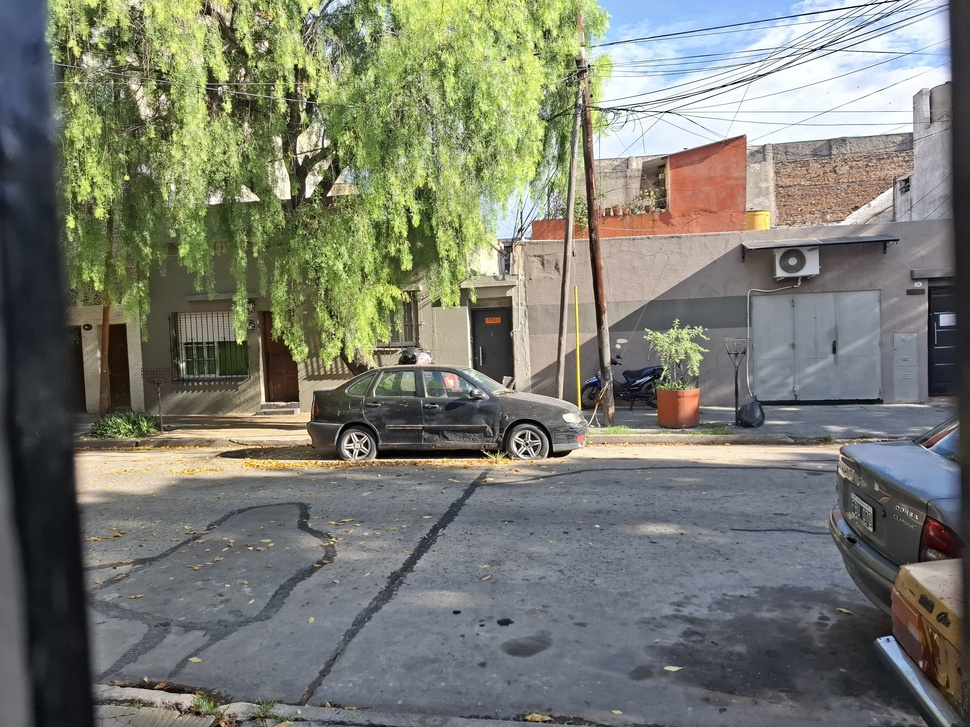
#> input picture 004/003 - LAB/foto original.jpg, 970 x 727 px, shrunk from 4080 x 3060 before the run, found by its file name
$ python recortar_auto_v2.py
#> lines starting #> are read from the running program, lines starting #| are printed output that depends on the picture; after the words box and inside, x2 and y2 are one past the last pixel; in counts of white or black regions, pixels touching at a corner belong together
import cv2
import numpy as np

input_path = r"004\003 - LAB\foto original.jpg"
output_path = r"004\003 - LAB\auto_recortado.jpg"

img = cv2.imread(input_path)
#> img is the input picture: shape (727, 970, 3); mean B, G, R 112.1, 123.5, 121.3
if img is None:
    print("No se pudo cargar la imagen")
    exit()

hsv = cv2.cvtColor(img, cv2.COLOR_BGR2HSV)
#> hsv: shape (727, 970, 3); mean H, S, V 70.6, 55.8, 132.2

lower_red1 = np.array([0, 50, 50])
upper_red1 = np.array([10, 255, 255])
lower_red2 = np.array([170, 50, 50])
upper_red2 = np.array([180, 255, 255])

mask1 = cv2.inRange(hsv, lower_red1, upper_red1)
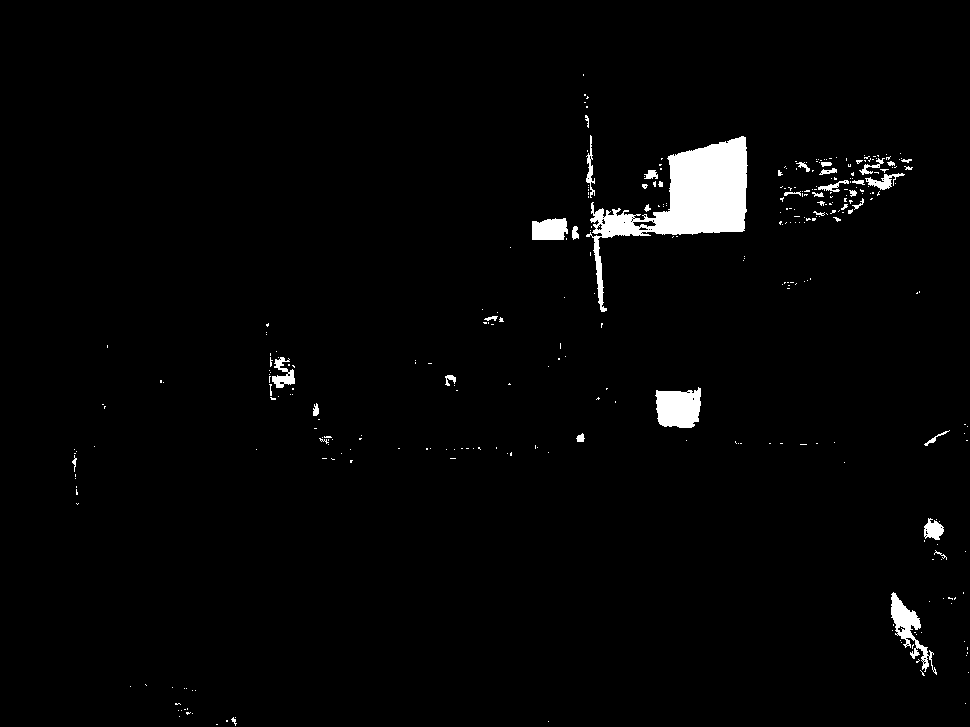
#> mask1: shape (727, 970); 2.2% white; 325 white regions (286 under 20 px), largest, box (x1, y1, x2, y2) and area: (586, 136, 748, 312) 8620, (655, 387, 701, 428) 1515, (891, 592, 937, 675) 1068
mask2 = cv2.inRange(hsv, lower_red2, upper_red2)
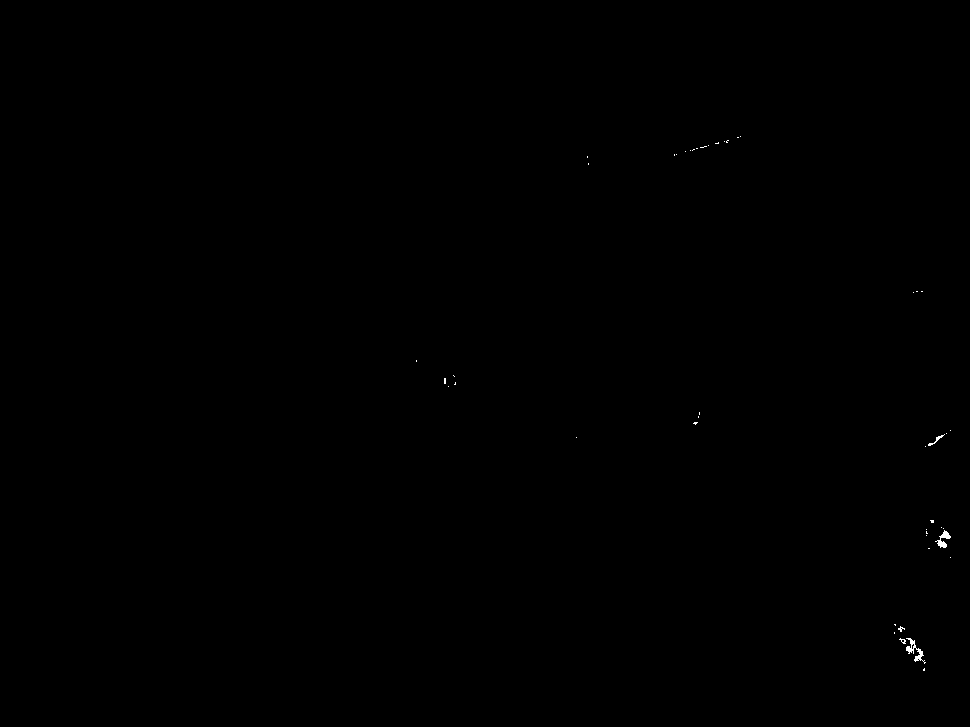
#> mask2: shape (727, 970); 0.07% white in thin lines or dots, all inside (x1, y1, x2, y2) = (416, 136, 951, 671)
red_mask = mask1 | mask2
#> red_mask: shape (727, 970); 2.2% white; 321 white regions (282 under 20 px), largest, box (x1, y1, x2, y2) and area: (586, 136, 748, 312) 8652, (655, 387, 701, 428) 1529, (891, 592, 937, 675) 1288

kernel = np.ones((5,5), np.uint8)
red_mask = cv2.morphologyEx(red_mask, cv2.MORPH_CLOSE, kernel)
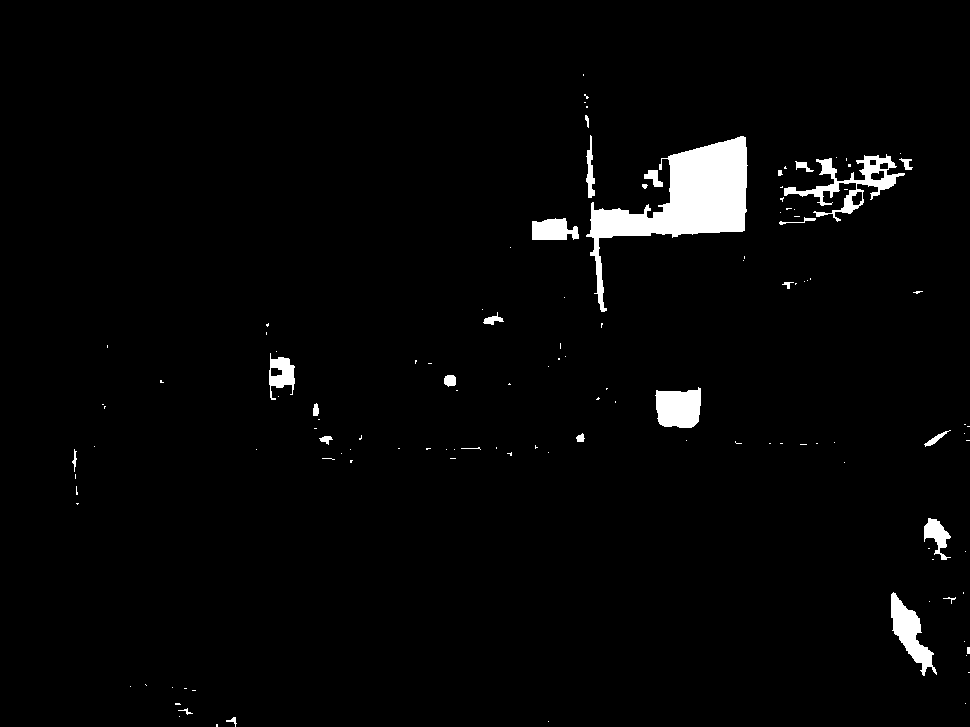
#> red_mask: shape (727, 970); 2.6% white; 125 white regions (97 under 20 px), largest, box (x1, y1, x2, y2) and area: (586, 136, 748, 312) 9255, (784, 154, 905, 222) 2036, (655, 387, 701, 428) 1553
red_mask = cv2.morphologyEx(red_mask, cv2.MORPH_OPEN, kernel)
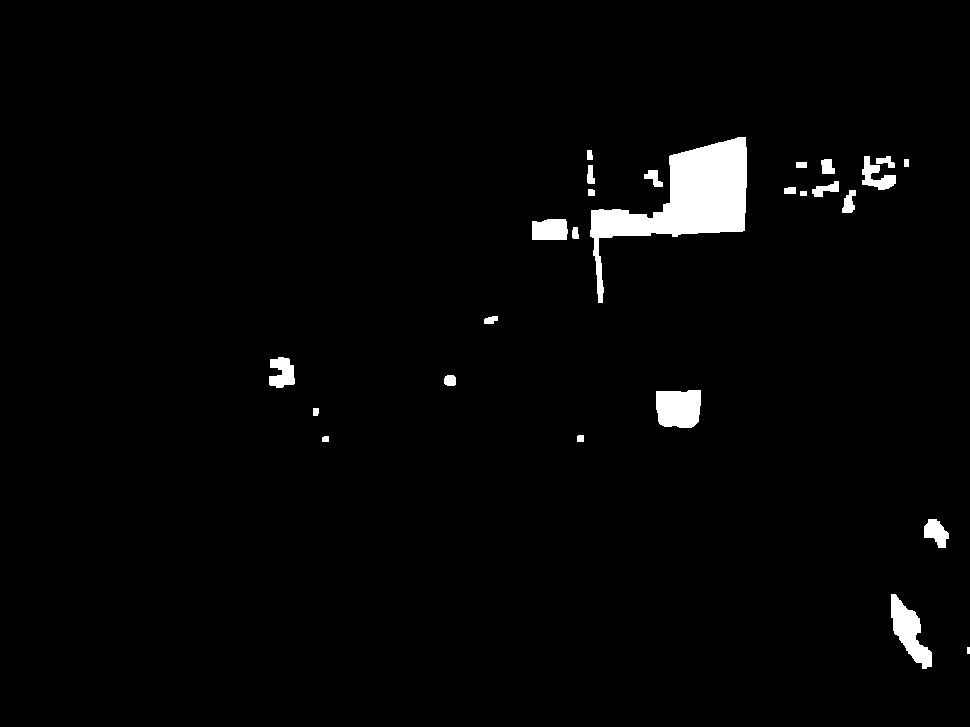
#> red_mask: shape (727, 970); 2.3% white; 26 white regions, largest, box (x1, y1, x2, y2) and area: (590, 137, 747, 303) 9052, (656, 390, 701, 428) 1542, (891, 594, 932, 669) 1425

coords = cv2.findNonZero(red_mask)
#> coords = contour of 16094 points, box (x1, y1, x2, y2) (269, 137, 970, 669), area 69104
if coords is not None:
    x, y, w, h = cv2.boundingRect(coords)
#> x = 269; y = 137; w = 701; h = 532

    margin = 50
    x = max(0, x - margin)
#> x = 219
    y = max(0, y - margin)
#> y = 87
    w = min(img.shape[1] - x, w + 2*margin)
#> w = 751
    h = min(img.shape[0] - y, h + 2*margin)
#> h = 632

    cropped = img[y:y+h, x:x+w]
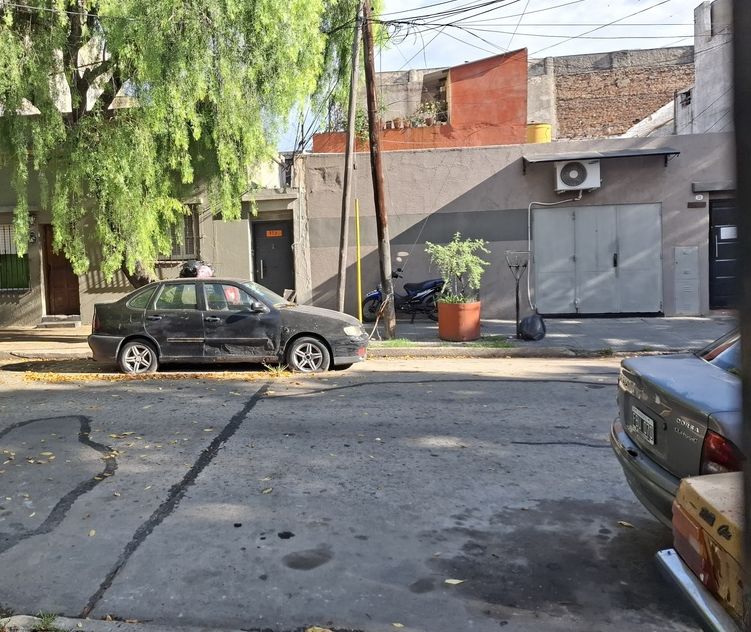
#> cropped: shape (632, 751, 3); mean B, G, R 115.1, 123.8, 123.7
    cv2.imwrite(output_path, cropped)
    print(f"Imagen recortada (color): {output_path}")
    print(f"Coordenadas: x={x}, y={y}, ancho={w}, alto={h}")
#| Coordenadas: x=219, y=87, ancho=751, alto=632
else:
    print("No se detectó color rojo, usando región central...")

    h, w = img.shape[:2]
    crop_h, crop_w = h // 3, w // 2
    start_y, start_x = h - crop_h - 50, (w - crop_w) // 2

    cropped = img[start_y:start_y+crop_h, start_x:start_x+crop_w]
    cv2.imwrite(output_path, cropped)
    print(f"Imagen recortada (alternativo): {output_path}")
    print(f"Coordenadas: x={start_x}, y={start_y}, ancho={crop_w}, alto={crop_h}")

$ run again, with 004/003 - LAB/flowers.jpg copied over 004/003 - LAB/foto original.jpg
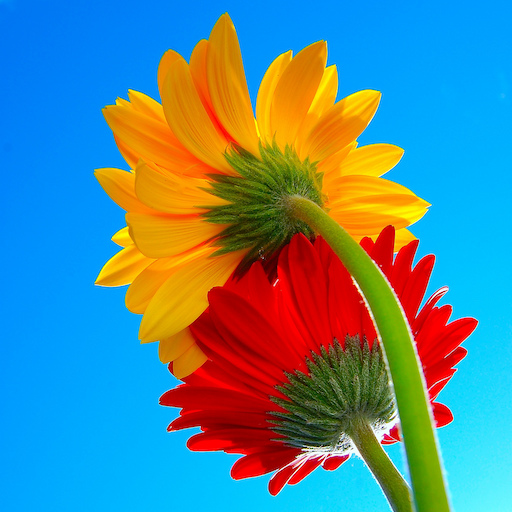
#> input picture 004/003 - LAB/flowers.jpg, 512 x 512 px, found by its file name
#> img is the input picture: shape (512, 512, 3); mean B, G, R 144.6, 134.8, 86.6
#> hsv: shape (512, 512, 3); mean H, S, V 66.2, 242.1, 224.6
#> `mask1 = cv2.inRange(hsv, lower_red1, upper_red1)`:
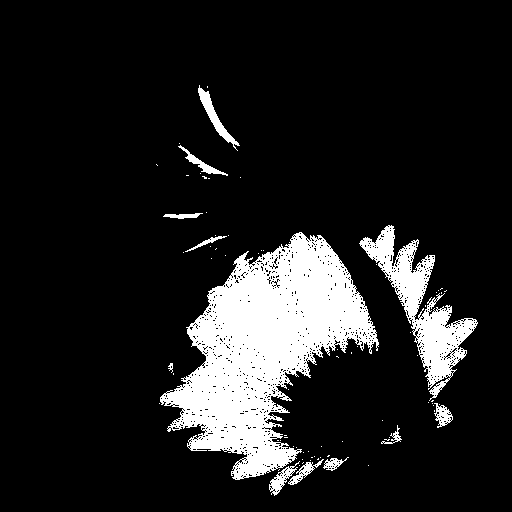
#> mask1: shape (512, 512); 12.8% white; 78 white regions (66 under 20 px), largest, box (x1, y1, x2, y2) and area: (160, 232, 379, 480) 25530, (359, 225, 478, 401) 5667, (198, 85, 240, 151) 545
#> mask2: shape (512, 512); 1.2% white in thin lines or dots, all inside (x1, y1, x2, y2) = (160, 225, 478, 495)
#> coords = contour of 37178 points, box (x1, y1, x2, y2) (160, 89, 477, 495), area 16682
#> `x, y, w, h = cv2.boundingRect(coords)`: x = 160; y = 89; w = 317; h = 406
#> `x = max(0, x - margin)`: x = 110
#> `y = max(0, y - margin)`: y = 39
#> `w = min(img.shape[1] - x, w + 2*margin)`: w = 402
#> `h = min(img.shape[0] - y, h + 2*margin)`: h = 473
#> `cropped = img[y:y+h, x:x+w]`:
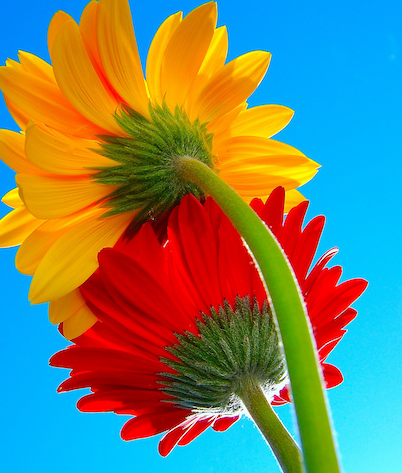
#> cropped: shape (473, 402, 3); mean B, G, R 105.6, 130.2, 117.9
#| Coordenadas: x=110, y=39, ancho=402, alto=473

$ run again, with 004/003 - LAB/foto de camara oculta editada con abertura mas grande.JPG copied over 004/003 - LAB/foto original.jpg
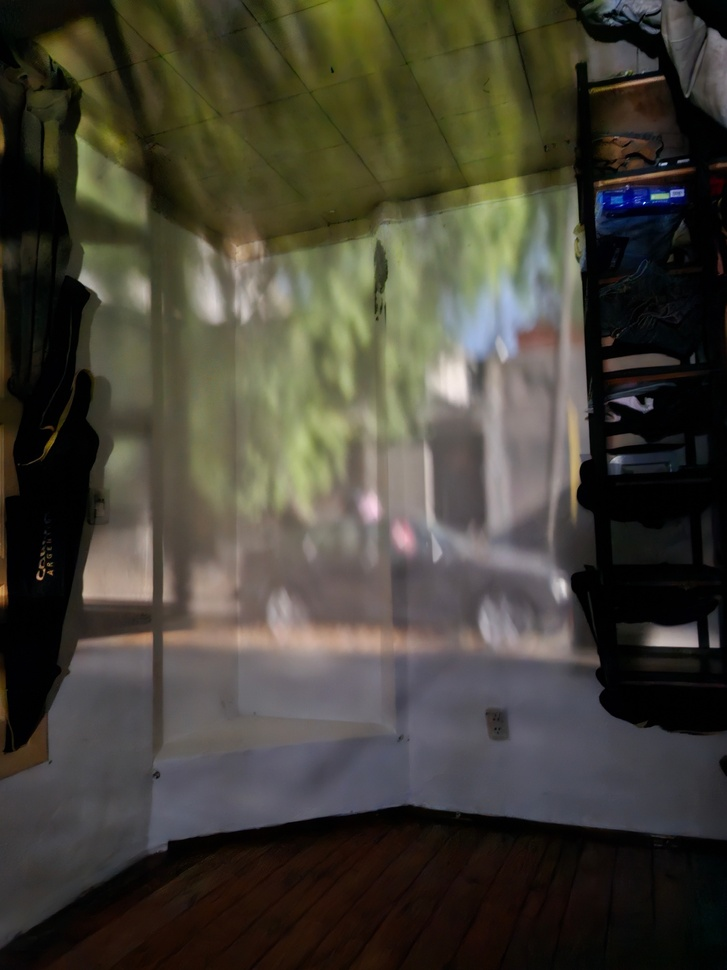
#> input picture 004/003 - LAB/foto de camara oculta editada con abertura mas grande.JPG, 727 x 970 px, shrunk from 3060 x 4080 before the run, found by its file name
#> img is the input picture: shape (970, 727, 3); mean B, G, R 54.9, 65.7, 69
#> hsv: shape (970, 727, 3); mean H, S, V 51.2, 88.2, 71.8
#> `mask1 = cv2.inRange(hsv, lower_red1, upper_red1)`:
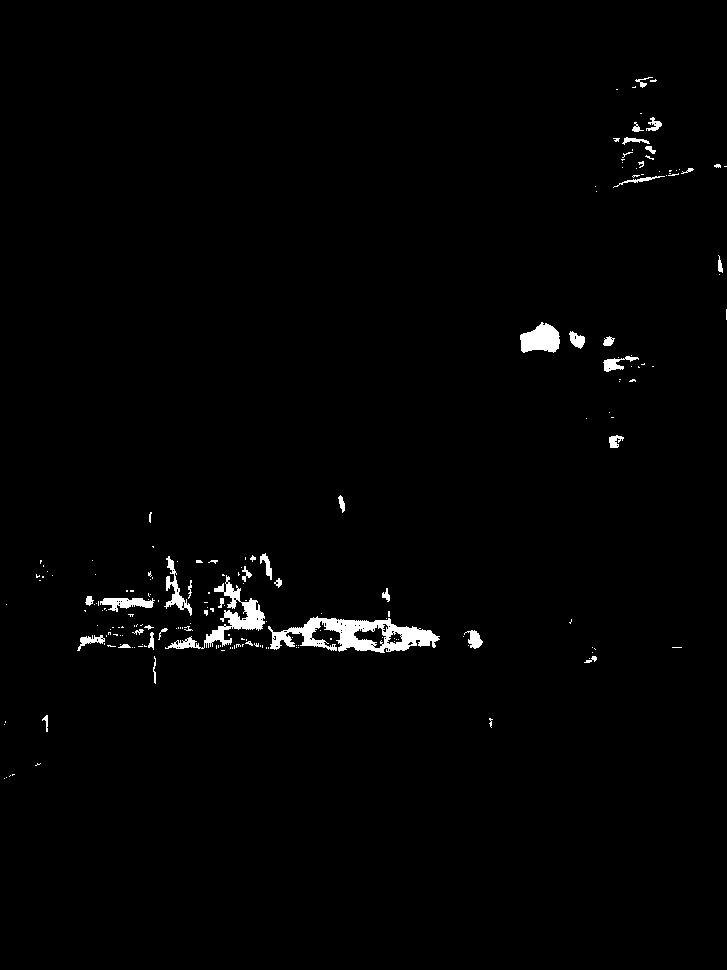
#> mask1: shape (970, 727); 1.3% white; 197 white regions (155 under 20 px), largest, box (x1, y1, x2, y2) and area: (268, 616, 440, 653) 2996, (165, 575, 265, 649) 1568, (520, 322, 560, 353) 875
#> mask2: shape (970, 727); 0.06% white; 16 white regions (13 under 20 px), largest, box (x1, y1, x2, y2) and area: (396, 520, 415, 551) 317, (570, 610, 574, 623) 35, (518, 332, 527, 348) 28
#> coords = contour of 9598 points, box (x1, y1, x2, y2) (80, 77, 679, 653), area 853
#> `x, y, w, h = cv2.boundingRect(coords)`: x = 80; y = 77; w = 599; h = 576
#> `x = max(0, x - margin)`: x = 30
#> `y = max(0, y - margin)`: y = 27
#> `w = min(img.shape[1] - x, w + 2*margin)`: w = 697
#> `h = min(img.shape[0] - y, h + 2*margin)`: h = 676
#> `cropped = img[y:y+h, x:x+w]`:
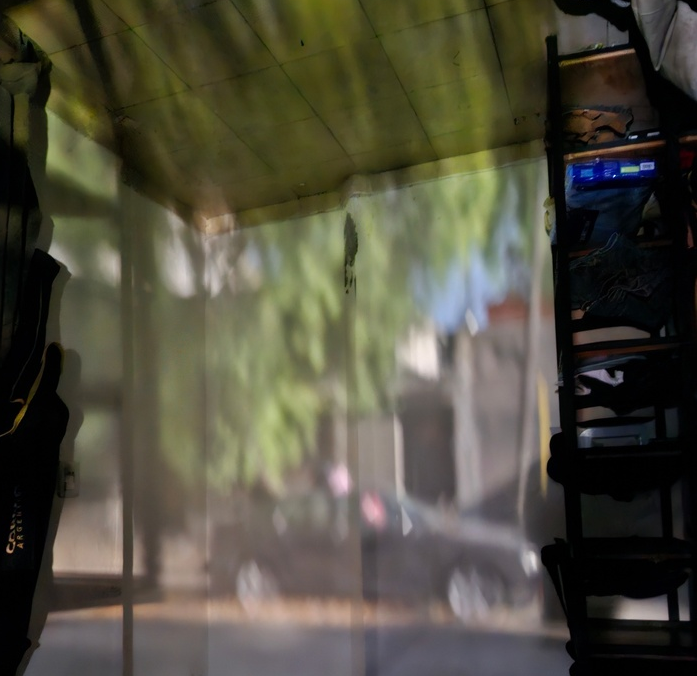
#> cropped: shape (676, 697, 3); mean B, G, R 62.6, 77.8, 80.6
#| Coordenadas: x=30, y=27, ancho=697, alto=676

$ run again, with 004/003 - LAB/foto de camara oculta editada.JPG copied over 004/003 - LAB/foto original.jpg
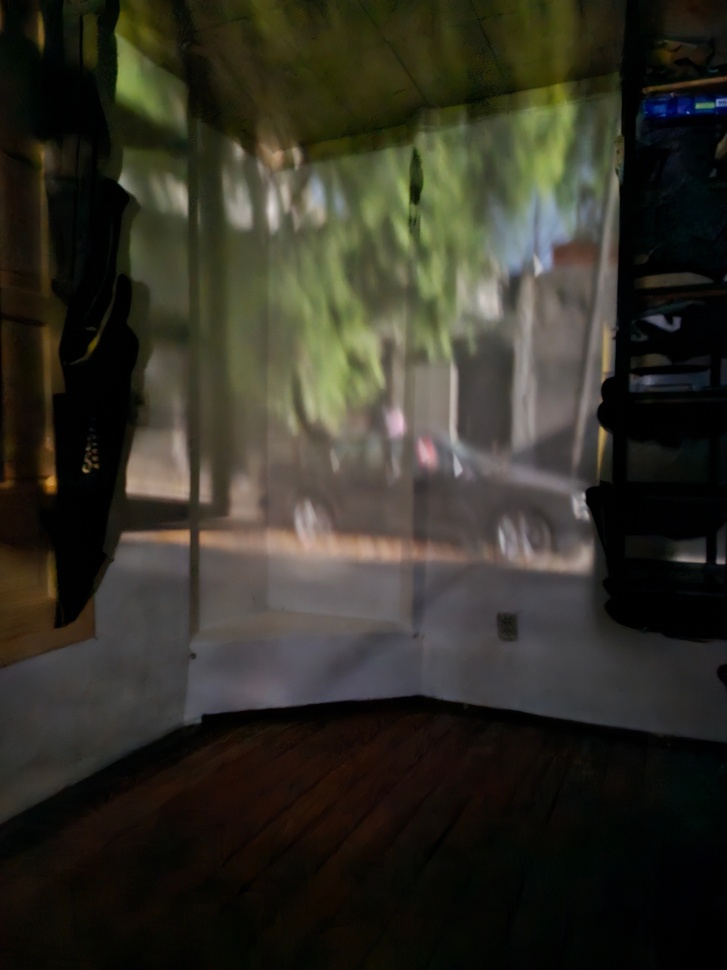
#> input picture 004/003 - LAB/foto de camara oculta editada.JPG, 727 x 970 px, shrunk from 3060 x 4080 before the run, found by its file name
#> img is the input picture: shape (970, 727, 3); mean B, G, R 37.8, 47.8, 50
#> hsv: shape (970, 727, 3); mean H, S, V 41, 102.4, 52.2
#> `mask1 = cv2.inRange(hsv, lower_red1, upper_red1)`:
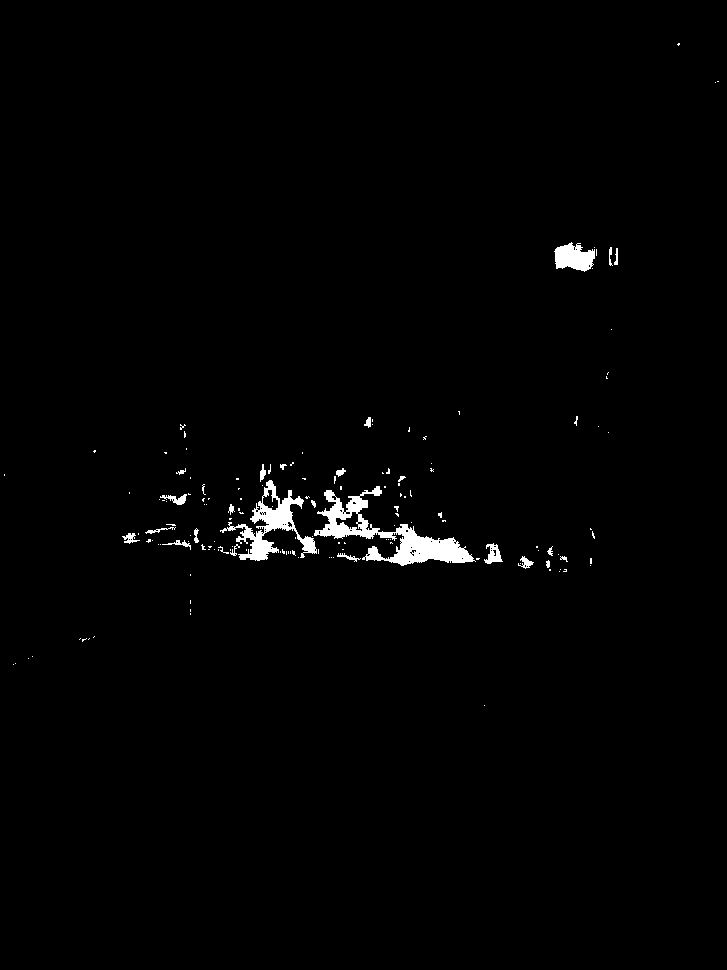
#> mask1: shape (970, 727); 1.2% white; 153 white regions (127 under 20 px), largest, box (x1, y1, x2, y2) and area: (314, 486, 476, 566) 3652, (220, 480, 317, 561) 2208, (554, 242, 595, 272) 833
#> mask2: shape (970, 727); 0.06% white; 2 white regions (1 under 20 px), largest, box (x1, y1, x2, y2) and area: (416, 436, 437, 470) 437
#> coords = contour of 8821 points, box (x1, y1, x2, y2) (124, 243, 618, 568), area 39318
#> `x, y, w, h = cv2.boundingRect(coords)`: x = 124; y = 243; w = 494; h = 325
#> `x = max(0, x - margin)`: x = 74
#> `y = max(0, y - margin)`: y = 193
#> `w = min(img.shape[1] - x, w + 2*margin)`: w = 594
#> `h = min(img.shape[0] - y, h + 2*margin)`: h = 425
#> `cropped = img[y:y+h, x:x+w]`:
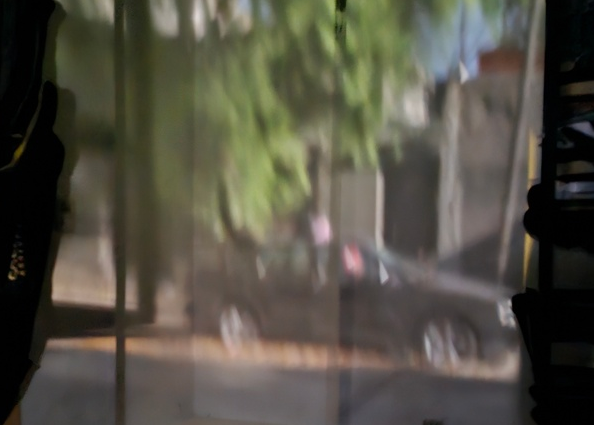
#> cropped: shape (425, 594, 3); mean B, G, R 67.4, 79.3, 82.6
#| Coordenadas: x=74, y=193, ancho=594, alto=425
